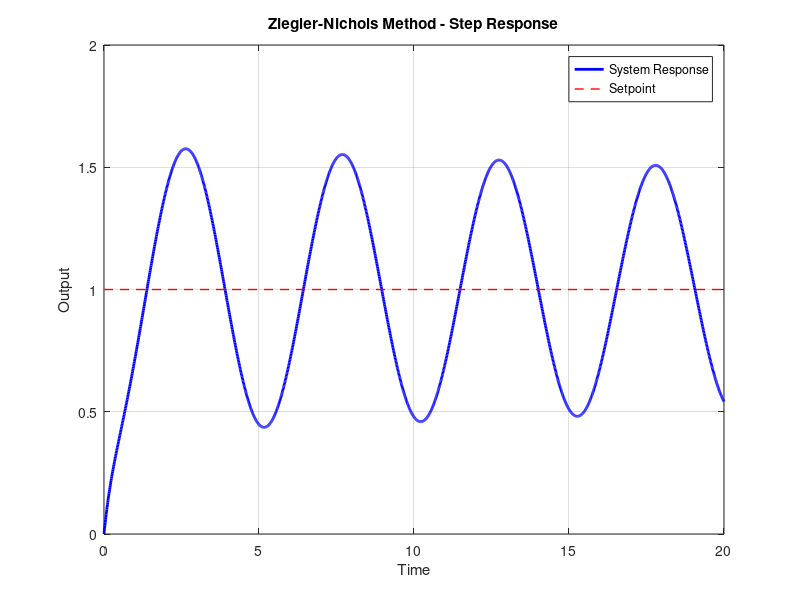

This figure's MATLAB source:
% Ziegler-Nichols Method for PID Controller Tuning

% Plant Transfer Function (Update with your own plant transfer function)
num = [1];
den = [1 2 1];
G = tf(num, den);

% Step 1: Open-loop test
t = 0:0.01:10;  % Time vector for the open-loop test
u = 1*ones(size(t));  % Step input
y = lsim(G, u, t);  % Plant response to the step input

% Step 2: Calculate the ultimate gain and period
[~, idx] = max(y);  % Index of the peak response
Tu = t(idx);  % Ultimate period
Ku = max(y);  % Ultimate gain

% Step 3: Calculate the controller gains
Kp = 0.6 * Ku;
Ti = 0.5 * Tu;
Td = 0.125 * Tu;

% PID Controller Transfer Function
C = pid(Kp, Ti, Td);

% Step 4: Plot the results
t_sim = 0:0.01:20;  % Time vector for the simulation
u_sim = 1*ones(size(t_sim));  % Step input for the simulation
sys_cl = feedback(C*G, 1);
y_sim = lsim(sys_cl, u_sim, t_sim);  % Response of the closed-loop system

figure;
plot(t_sim, y_sim, 'b', 'LineWidth', 2);
hold on;
plot([0, max(t_sim)], [1, 1], 'r--', 'LineWidth', 1);
title('Ziegler-Nichols Method - Step Response');
xlabel('Time');
ylabel('Output');
legend('System Response', 'Setpoint');
grid on;
